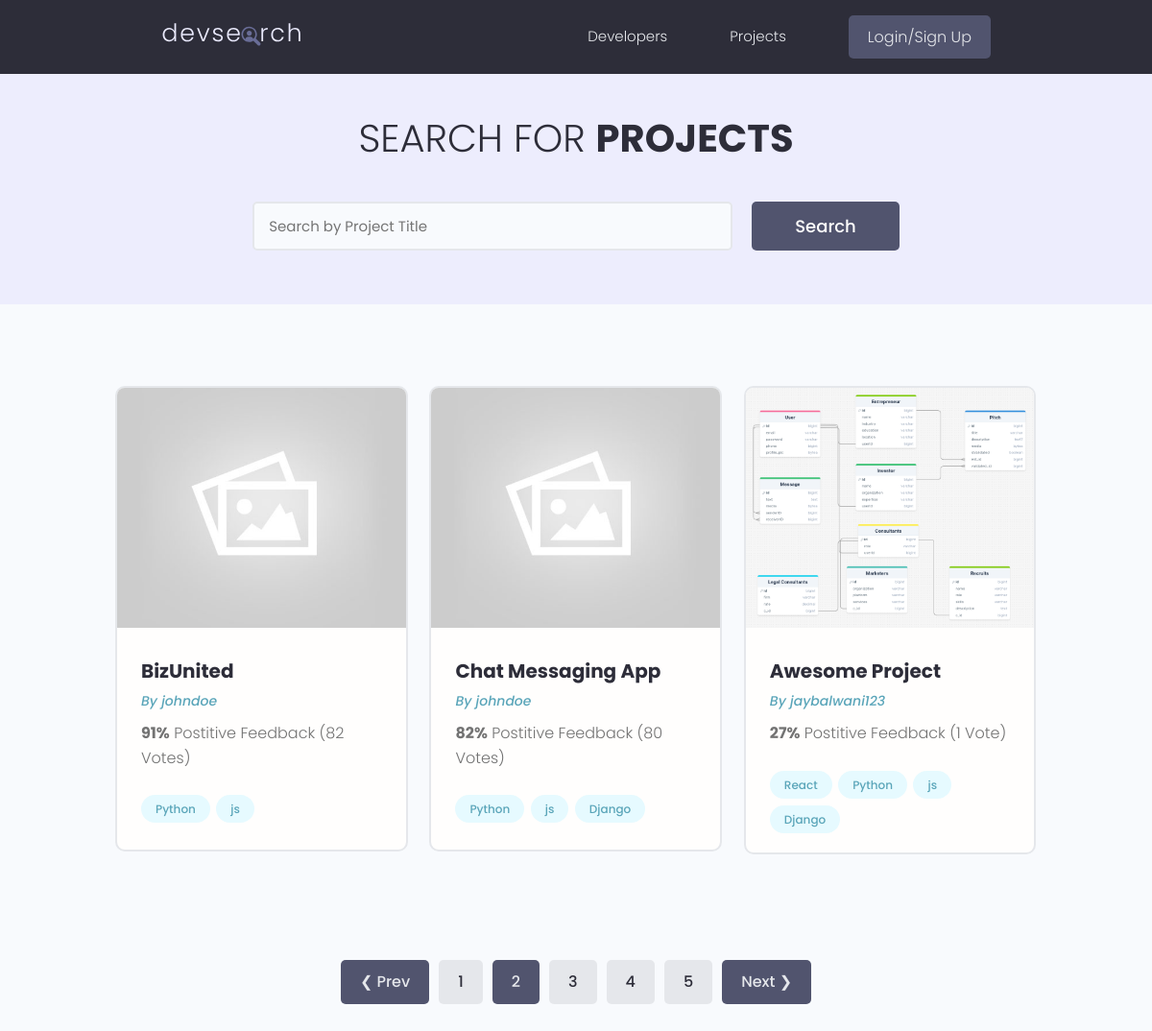
Screenshot of /projects/?page=2 with the database file from the repository.
### projects/models.py (models this page shows, shortened)
class Project(models.Model):
    owner = models.ForeignKey(Profile, null=True, blank=True, on_delete=models.SET_NULL)
    title = models.CharField(max_length=200)
    image = models.ImageField(null=True, blank=True, default="default.jpg")
    description = models.TextField(null=True, blank=True)
    demo_link = models.CharField(max_length=2000, null=True, blank=True)
    source_link = models.CharField(max_length=2000, null=True, blank=True)
    tags = models.ManyToManyField('Tag', blank=True)
    vote_total = models.IntegerField(default=0, null=True, blank=True)
    vote_ratio = models.IntegerField(default=0, null=True, blank=True)
    created = models.DateTimeField(auto_now_add=True)
    id = models.UUIDField(default=uuid.uuid4, primary_key=True, unique=True, editable=False)
    class Meta:
        ordering = ['-vote_ratio', '-vote_total', 'title']

class Tag(models.Model):
    name = models.CharField(max_length=200)
    created = models.DateTimeField(auto_now_add=True)
    id = models.UUIDField(default=uuid.uuid4, primary_key=True, unique=True, editable=False)

### users/models.py (models this page shows)
class Profile(models.Model):
    user = models.OneToOneField(User, null=True, blank=True, on_delete=models.CASCADE)
    username = models.CharField(max_length=50, null=True, blank=True)
    location = models.CharField(max_length=50, null=True, blank=True)
    name = models.CharField(max_length=200, null=True, blank=True)
    email = models.EmailField(max_length=200, null=True, blank=True)
    short_intro = models.CharField(max_length=200, null=True, blank=True)
    bio = models.TextField(null=True, blank=True)
    profile_pic = models.ImageField(null=True, blank=True, upload_to='profiles/', default='profiles/user-default.png')
    social_github = models.CharField(max_length=200, null=True, blank=True)
    social_twitter = models.CharField(max_length=200, null=True, blank=True)
    social_linkedin = models.CharField(max_length=200, null=True, blank=True)
    social_youtube = models.CharField(max_length=200, null=True, blank=True)
    social_website = models.CharField(max_length=200, null=True, blank=True)
    created = models.DateTimeField(auto_now_add=True)
    id = models.UUIDField(default=uuid.uuid4, primary_key=True, unique=True, editable=False)
    def __str__(self):
        return str(self.username)

### projects/views.py (the view)
# urls.py: path('projects/', include(projects.urls)),
def projects(request):
    search_query, projects = searchProjects(request)
    projects, custom_range = paginateProjects(request, projects)
    return render(request, 'projects/projects.html', {'projects': projects,
                                                       'search_query': search_query,
                                                         'custom_range': custom_range})

### projects/utilities.py (called while the page is built)
def searchProjects(request):
    search_query = ''
    if request.GET.get('search_query'):
        search_query = request.GET.get('search_query')
    tags = Tag.objects.filter(name__icontains=search_query)
    projects = Project.objects.distinct().filter(
        Q(title__icontains=search_query) |
        Q(owner__name__icontains=search_query) |
        Q(tags__in=tags)
    )
    return search_query, projects

def paginateProjects(request, projects):
    page = request.GET.get('page')
    results = 3
    paginator = Paginator(projects, results)
    try:
        projects = paginator.page(page)
    except PageNotAnInteger:
        page = 1
        projects = paginator.page(page)
    except EmptyPage:
        page = paginator.num_pages
        projects = paginator.page(page)
    leftIndex = int(page) - 4
    if leftIndex < 1:
        leftIndex = 1
    rightIndex = int(page) + 5
    if rightIndex > paginator.num_pages:
        rightIndex = paginator.num_pages + 1
    custom_range = range(leftIndex,rightIndex)
    return projects, custom_range

### projects/templates/projects/projects.html (shortened to what this page needs)
{% extends 'main.html' %}
{% block content %}
<main class="projects">
    <section class="hero-section text-center">
      <div class="container container--narrow">
        <div class="hero-section__box">
          <h2>Search for <span>Projects</span></h2>
        </div>
        <div class="hero-section__search">
          <form id="searchForm" class="form" action="" method="get">
            <div class="form__field">
              <input class="input input--text" id="formInput#search" type="text" name="search_query"
                placeholder="Search by Project Title" value="{{search_query}}"/>
            </div>
            <input class="btn btn--sub btn--lg" type="submit" value="Search" />
          </form>
        </div>
      </div>
    </section>
    <section class="projectsList">
      <div class="container">
        <div class="grid grid--three">
        {% for project in projects %}
          <div class="column">
            <div class="card project">
              <a href="{% url 'project' project.id %}" class="project">
                <img class="project__thumbnail" src="{{project.image.url}}" alt="project thumbnail" />
                <div class="card__body">
                  <h3 class="project__title">{{project.title}}</h3>
                  <p><a class="project__author" href="{% url 'user-profile' project.owner.id %}">By {{project.owner}}</a></p>
                  <p class="project--rating">
                    <span style="font-weight: bold;">{{project.vote_ratio}}%</span> Postitive
                    Feedback ({{project.vote_total}} Vote{{project.vote_total|pluralize:"s"}})
                  </p>
                  <div class="project__tags">
                    {% for tag in project.tags.all %}
                    <span class="tag tag--pill tag--main">
                      <small>{{tag.name}}</small>
                    </span>
                    {% endfor %}
                  </div>
                </div>
              </a>
            </div>
          </div>
          {% endfor %}
        </div>
      </div>
    </section>
    {% include 'pagination.html' with query_set=projects custom_range=custom_range %}
  </main>
{% endblock %}

### static/styles/app.css (style rules this page uses)
:root { --color-sub: #2d2d39; }
.btn--sub { background-color: var(--color-sub-light); }
.card { border: 2px solid var(--color-light); }
img { width: 100%; }
.hero-section { height: 40vh; display: flex; align-items: center; background-color: var(--color-sub); }
.hero-section__box { margin-bottom: 4rem; }
.hero-section__box > h2, .hero-section__box > h2 > span { font-size: 4rem; color: var(--color-light); line-height: 1.3; text-transform: uppercase; }
.hero-section__box > h2 { font-weight: 300; }
.hero-section__box > h2 > span { font-weight: 700; }
.hero-section__search > .form { display: flex; align-items: center; justify-content: center; gap: 2rem; }
.hero-section__search > .form input.input--text { width: 50rem; }
.project__author { font-size: 1.4rem; font-style: italic; }
.project--rating { margin-bottom: 1.6em; margin-top: .5em; }
.projects > .hero-section { background: var(--color-sub-lighter); height: 30vh; }
.projects .hero-section__box { margin-bottom: 2.5rem; }
.projects .hero-section__box > h2 { color: var(--color-sub); }
.projects .hero-section__box > h2 > span { font-weight: 700; color: var(--color-sub); }
.projectsList { margin-top: 8rem; }
.project__thumbnail { height: 25rem; object-fit: cover; object-position: top center; }
.project__title { font-size: 2rem; font-weight: 700; color: var(--color-sub); }

### static/uikit/styles/modules/_variables.css (style rules this page uses)
:root { --color-main: #5aa5b9; --color-main-light: #e6faff; --color-sub: #3f4156; --color-sub-light: #51546e; --color-sub-lighter: #ededfd; --color-text: #737373; --color-gray: #8b8b8b; --color-light: #e5e7eb; --color-light-gray: #767676; --color-bg: #f8fafd; --color-white: #fffefd; --color-white-light: #f3f3f3; --color-success: #359e64; --color-success-bg: #def8e8; --color-error: #fc4b0b; --color-error-bg: #fff2ee; --font-base: 'Poppins', arial, helvetica, 'Segoe UI', roboto, ubuntu, sans-serif; --font-monospace: 'Fira Code', 'Courier New', courier, monospace; --font-regular: 300; --font-medium: 500; --font-bold: 700; --generic-shadow: 1px 1px 5px #00000010; --generic-transition: all 0.3s ease-in-out; }

### static/uikit/styles/modules/_base.css (style rules this page uses)
* { margin: 0; padding: 0; box-sizing: border-box; text-rendering: optimizeLegibility; color: inherit; font-size: inherit; }
html { font-size: 50%; }
@media only screen and (min-width: 480px) { html { font-size: 56.25%; } }
@media only screen and (min-width: 1200px) { html { font-size: 62.5%; } }
body { line-height: 1.6; font-weight: 400; font-size: 1.5rem; color: var(--color-text); background-color: var(--color-bg); min-height: 100vh; }

### static/uikit/styles/modules/_typography.css (style rules this page uses)
* { font-family: var(--font-base); }
h2 { font-size: 3.6rem; font-weight: var(--font-bold); }
h3 { font-size: 3.2rem; font-weight: var(--font-medium); }
p, span, strong { font-size: 1.6rem; color: var(--color-text); font-weight: var(--font-regular); }
a { padding-bottom: 2px; text-decoration: none; display: inline-block; color: var(--color-main); font-weight: var(--font-medium); }

### static/uikit/styles/modules/_utilities.css (style rules this page uses)
.container { width: 92%; max-width: 165rem; margin: 0 auto; box-sizing: border-box; }
.container--narrow { width: 92%; max-width: 120rem; }
@media screen and (min-width: 1000px) { .container { width: 90%; } }
@media screen and (min-width: 1000px) { .container--narrow { width: 85%; } }
@media screen and (min-width: 1200px) { .container { width: 80%; } }
@media screen and (min-width: 1200px) { .container--narrow { width: 72%; } }
.text-center { text-align: center; }

### static/uikit/styles/modules/_button.css (style rules this page uses)
.btn { display: inline-block; position: relative; cursor: pointer; background-color: var(--color-light); font-weight: var(--font-medium); color: var(--color-sub); text-decoration: none; padding: 1rem 2rem; border-radius: 0.5rem; border: none; width: -webkit-fit-content; width: -moz-fit-content; width: fit-content; height: -webkit-fit-content; height: -moz-fit-content; height: fit-content; font-size: 1.6rem; outline-width: 0; outline-color: transparent; -webkit-backface-visibility: hidden; backface-visibility: hidden; transition: all 0.3s ease-in-out; }
.btn--sub { background-color: var(--color-sub); color: var(--color-white); }
.btn--lg { font-size: 1.8rem; padding: 1.2rem 4.5rem; }

### static/uikit/styles/modules/_card.css (style rules this page uses)
.card { border-radius: 1rem; background-color: var(--color-white); border: 1.5px solid var(--color-light); width: auto; height: auto; margin-top: 0.5rem; margin-bottom: 0.5rem; overflow: hidden; }
.card__body, .card__header { padding: 2rem 2.5rem; }

### rows the page displays
Project: image (placeholder picture), title "BizUnited", owner "johndoe", vote_ratio "91", vote_total "82"
Tag: name "Python"
Tag: name "js"
Project: image (placeholder picture), title "Chat Messaging App", owner "johndoe", vote_ratio "82", vote_total "80"
Tag: name "Django"
Project: image (picture), title "Awesome Project", owner "jaybalwani123", vote_ratio "27", vote_total "1"
Tag: name "React"

### other values shown
{{ page }} "1" "3" "4" "5"
{{ page }} "2"
